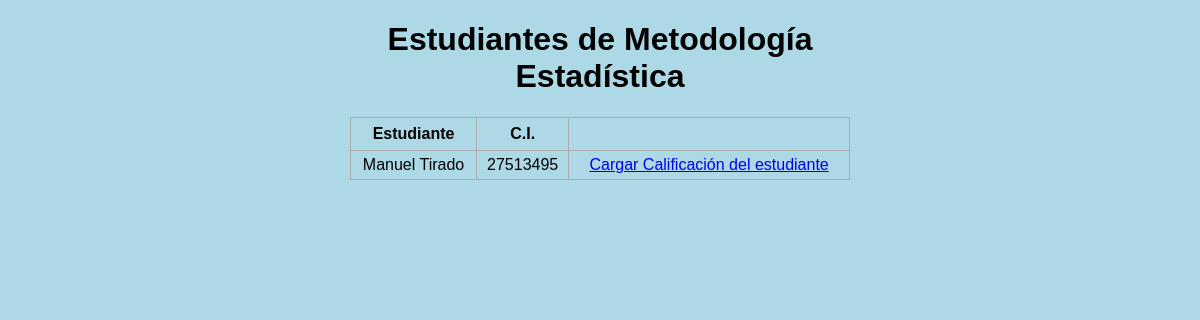
/estudiantes_notas/2370, run on the app's committed database.
### inscripcion.py (models this page shows, shortened)
class Asignatura(db.Model):
    cod_asig = db.Column(db.Integer, primary_key=True)
    nombre = db.Column(db.String(200), nullable=False)
    unidad_creditos = db.Column(db.Integer)

class Estudiante(db.Model):
    cod_estudiante = db.Column(db.Integer, primary_key=True, autoincrement=True)
    nombre = db.Column(db.String(200), nullable=False)
    cedula = db.Column(db.Integer)
    nacimiento = db.Column(db.DateTime)
    telefono = db.Column(db.Integer)
    correo = db.Column(db.String(200), nullable=False)
    fecha_inscripcion = db.Column(db.DateTime, default=datetime.utcnow)
    direccion = db.Column(db.String(200), nullable=False)
    forma_ingreso = db.Column(db.String(200), nullable=False)

### inscripcion.py (the view)
@app.route('/estudiantes_notas/<int:id>', methods=['GET', 'POST'])
def listar_estudiantes_notas(id):
    asignatura = Asignatura.query.get_or_404(id)
    cursando = Cursando.query.filter_by(cod_asig=asignatura.cod_asig).all()
    codigos_estudiantes = [cursando.cod_estudiante for cursando in cursando]
    estudiantes = Estudiante.query.filter(Estudiante.cod_estudiante.in_(codigos_estudiantes)).all()
    if request.method == 'POST':
        pass
    else:
        return render_template('estudiantes_notas.html', estudiantes=estudiantes, asignatura = asignatura)

### templates/estudiantes_notas.html (shortened to what this page needs)
{% extends 'base.html' %}
{% block body %}
<div class="content">
    <h1 style="text-align: center">Estudiantes de {{asignatura.nombre}}</h1>
    {% if estudiantes|length < 1 %}
    <h4 style="text-align: center">No hay estudiantes registrados aún!</h4>
    {% else %}
    <table>
        <tr>
            <th>Estudiante</th>
            <th>C.I.</th>
        </tr>
        {% for estudiante in estudiantes %}
        <tr>
            <td>{{ estudiante.nombre }}</td>
            <td>{{ estudiante.cedula }}</td>
            <td>
                <a href="/carga_notas/{{estudiante.cod_estudiante}}/{{asignatura.cod_asig}}">Cargar Calificación del estudiante</a>
            </td>
        </tr>
        {% endfor %}
    </table>
    {% endif %}
</div>
{% endblock %}

### static/css/main.css (style rules this page uses)
body, html { margin: 0; font-family: sans-serif; background-color: lightblue; }
.content { margin: 0 auto; width: 500px; }
table, td, th { border: 1px solid #aaa; }
table { border-collapse: collapse; width: 100%; }
th { height: 30px; }
td { text-align: center; padding: 5px; }

### data on the page
Asignatura: nombre "Metodología Estadística"
Estudiante: nombre "Manuel Tirado", cedula "27513495"
